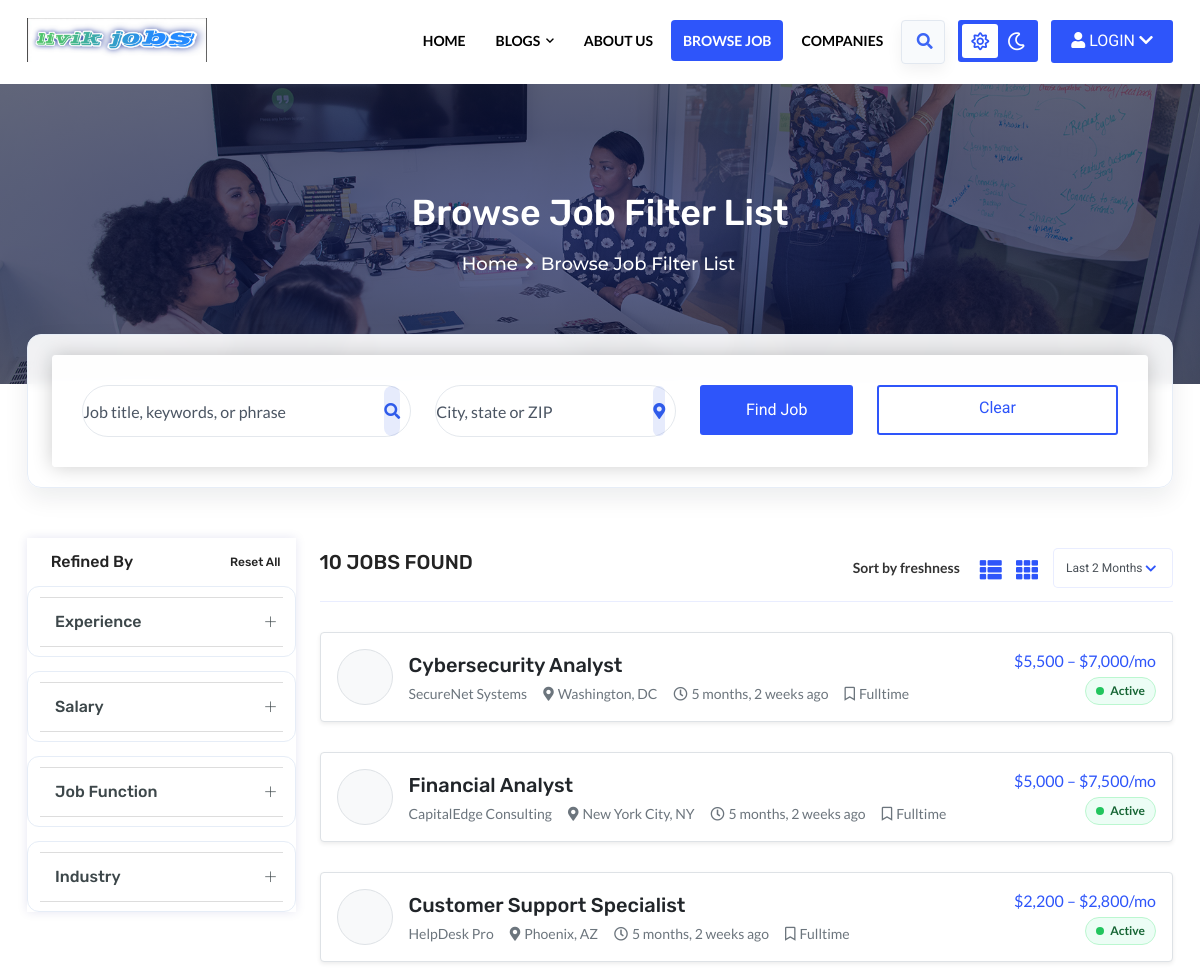
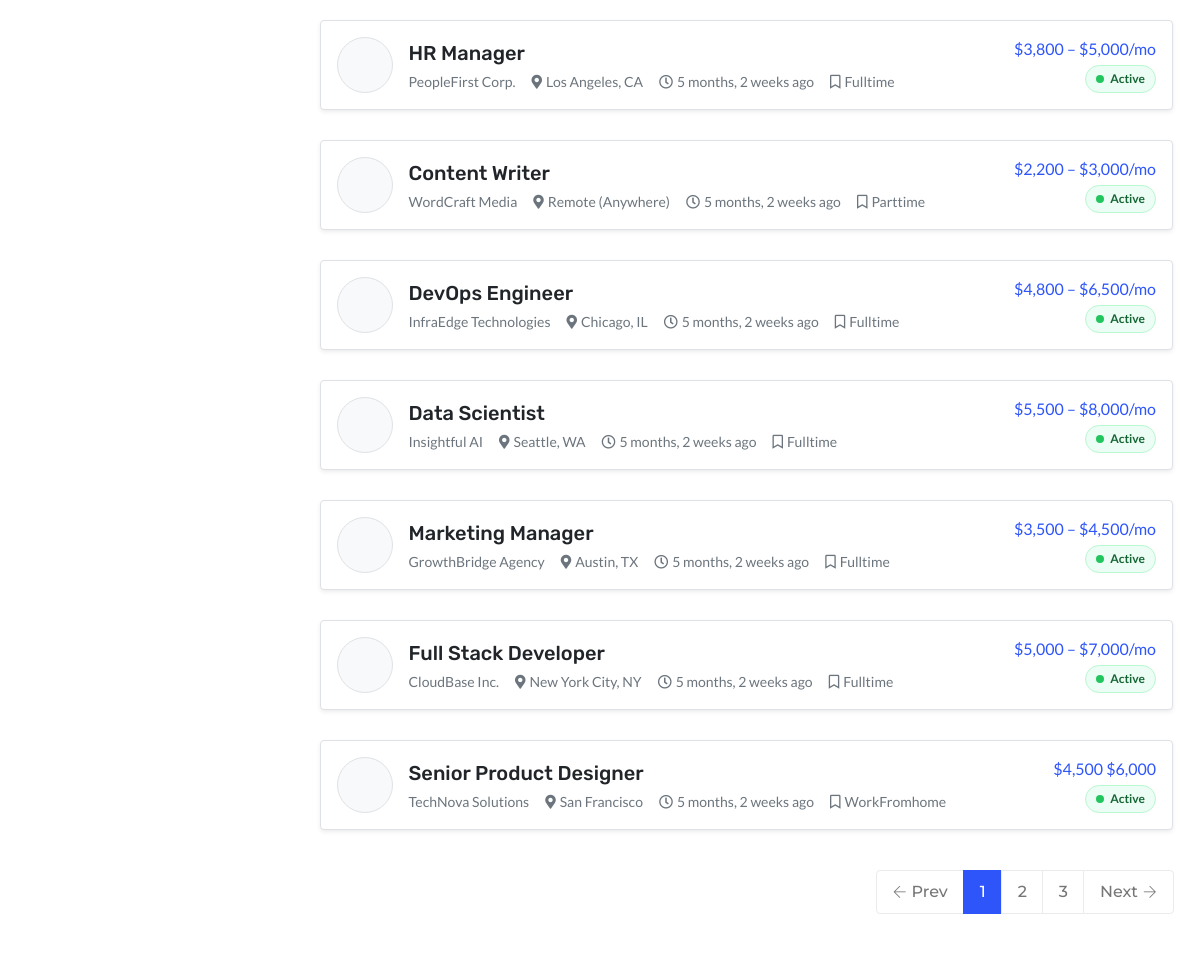
/employer/emp_browse_job_list/ (upper part), run on an earlier commit of the app's database (2 pictures, top to bottom).
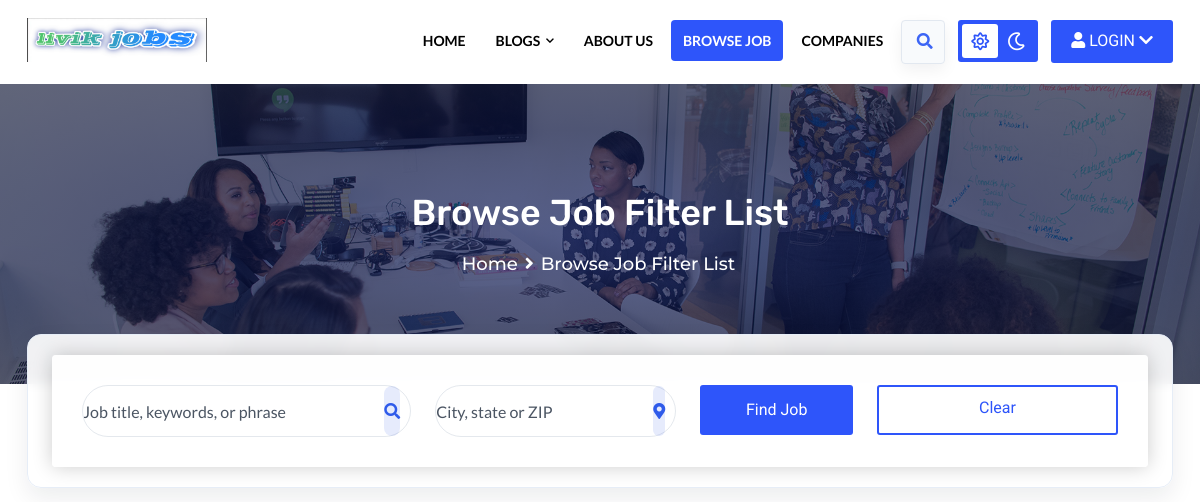
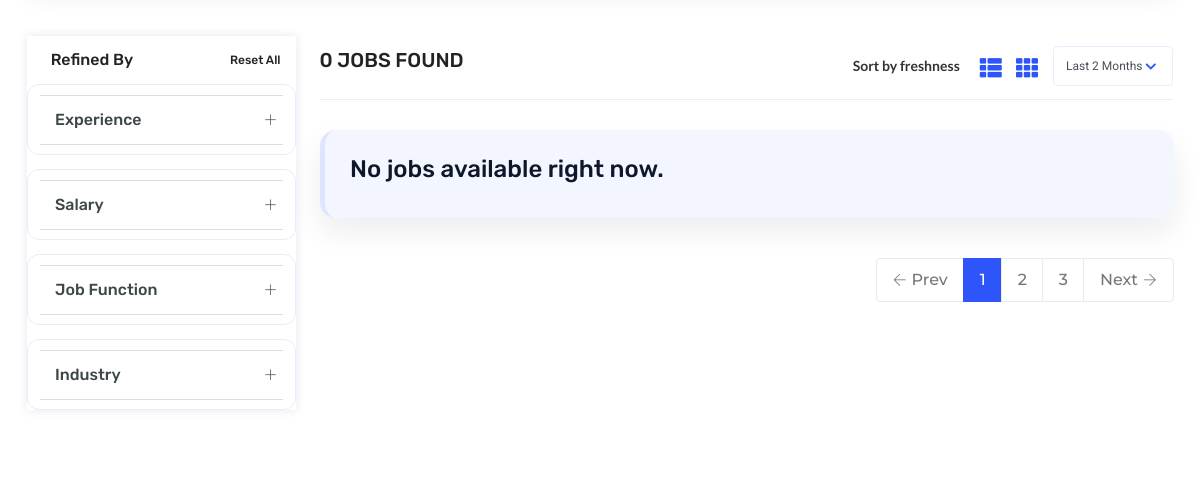
And on a later commit of the database (2 pictures, top to bottom).
### dashb2/models.py (models this page shows, shortened)
class Job(models.Model):
    user = models.ForeignKey(User, related_name='jobs', on_delete=models.CASCADE)  # better related_name
    job_title = models.CharField(max_length=300)
    description = models.TextField()  # Changed to TextField
    tags = models.CharField(max_length=40, blank=True)
    location = models.CharField(max_length=300, blank=True)
    job_type = models.CharField(choices=JOB_TYPE, max_length=20)
    salary = models.CharField(max_length=30, blank=True)
    company_name = models.CharField(max_length=300, blank=True)
    last_date = models.DateField()
    url = models.URLField(blank=True, null=True)  # ADD THIS LINE - make it optional
    is_published = models.BooleanField(default=False)
    is_closed = models.BooleanField(default=False)
    created_at = models.DateTimeField(auto_now_add=True)
    updated_at = models.DateTimeField(auto_now_add=True)
    file_upload = models.ImageField(upload_to='job_logo', null=True, blank=True)

### site2/views.py (the view)
# urls.py: path('emp_browse_job_list/', views.emp_browse_job_list),
def emp_browse_job_list(request):
    jobs = Job.objects.filter(is_published=True)
    search_query = (request.GET.get('q') or '').strip()
    search_location = (request.GET.get('location') or '').strip()
    if search_query:
        jobs = jobs.filter(
            models.Q(job_title__icontains=search_query) |
            models.Q(description__icontains=search_query) |
            models.Q(company_name__icontains=search_query)
        )
    if search_location:
        jobs = jobs.filter(location__icontains=search_location)
    jobs = jobs.order_by('-created_at')
    return render(request, 'emp_browse_job_list.html', {
        'jobs': jobs,
        'search_query': search_query,
        'search_location': search_location,
    })

### account/context_processors.py (called while the page is built)
def user_settings(request):
    if not request.user.is_authenticated:
        return {'user_settings': None}
    settings, _ = UserSettings.objects.get_or_create(user=request.user)
    return {'user_settings': settings}

### site2/templates2/emp_browse_job_list.html (shortened to what the changed rows need)
{% extends 'emp_base.html' %}
{% load static %}
{% block content %}
    <div class="page-content bg-white">
        <div class="dez-bnr-inr overlay-black-middle" style="background-image:url(images/banner/bnr1.jpg);">
            <div class="container">
                <div class="dez-bnr-inr-entry">
                    <h1 class="text-white">Browse Job Filter List</h1>
                </div>
            </div>
        </div>
        <div class="content-block">
			<div class="section-full browse-job p-b50">
				<div class="container">
					<div class="row">
						<div class="col-xl-9 col-lg-8 col-md-7">
							<div class="job-bx-title clearfix">
								<h5 class="font-weight-700 float-start text-uppercase">{{ jobs|length }} Jobs Found</h5>
								<div class="float-end">
									<span class="select-title">Sort by freshness</span>
									<div class="float-end p-tb5 p-r10">
									</div>
								</div>
							</div>
							<ul class="post-job-bx emp-job-list">
								{% for job in jobs %}
								<li>
									<div class="post-bx p-3 border rounded shadow-sm bg-white emp-job-card">
										<div class="d-flex align-items-center">
											<div class="job-post-company me-3">
												<a href="javascript:void(0);" class="d-inline-flex align-items-center justify-content-center border rounded-circle bg-light" style="width:56px;height:56px;">
												</a>
											</div>
											<div class="flex-grow-1">
												<h5 class="mb-1">
													<a href="javascript:void(0);" class="text-dark">{{ job.job_title }}</a>
												</h5>
												<div class="text-muted small d-flex flex-wrap gap-3">
													<span class="fw-semibold text-secondary">{{ job.company_name|default:"Company" }}</span>
													<span><i class="fas fa-map-marker-alt me-1"></i>{{ job.location|default:"Location not specified" }}</span>
													<span><i class="far fa-clock me-1"></i>{{ job.created_at|timesince }} ago</span>
													<span><i class="far fa-bookmark me-1"></i>{{ job.job_type }}</span>
												</div>
											</div>
											<div class="text-end">
												<div class="text-primary fw-semibold mb-1">{{ job.salary|default:"Salary not disclosed" }}</div>
												{% if job.is_closed %}
													<span class="status-pill status-closed"><span class="status-dot"></span>Deactivated</span>
												{% else %}
													<span class="status-pill status-active"><span class="status-dot"></span>Active</span>
												{% endif %}
											</div>
										</div>
									</div>
								</li>
								{% empty %}
								<li>
									<div class="post-bx cinema-3d-card" data-cinema-tilt-3d>
										<div class="job-post-info">
											<h4>No jobs available right now.</h4>
										</div>
									</div>
								</li>
								{% endfor %}
							</ul>
						</div>
					</div>
				</div>
			</div>
		</div>
    </div>
{% endblock %}

What changed in the data, as far as the page shows it:
removed Job: job_title "Cybersecurity Analyst", company_name "SecureNet Systems", location "Washington, DC", created_at "5 months, 2 weeks", job_type "Fulltime", salary "$5,500 – $7,000/mo", is_closed False (drawn)
removed Job: job_title "Financial Analyst", company_name "CapitalEdge Consulting", location "New York City, NY", created_at "5 months, 2 weeks", job_type "Fulltime", salary "$5,000 – $7,500/mo", is_closed False (drawn)
removed Job: job_title "Customer Support Specialist", company_name "HelpDesk Pro", location "Phoenix, AZ", created_at "5 months, 2 weeks", job_type "Fulltime", salary "$2,200 – $2,800/mo", is_closed False (drawn)
removed Job: job_title "HR Manager", company_name "PeopleFirst Corp.", location "Los Angeles, CA", created_at "5 months, 2 weeks", job_type "Fulltime", salary "$3,800 – $5,000/mo", is_closed False (drawn)
removed Job: job_title "Content Writer", company_name "WordCraft Media", location "Remote (Anywhere)", created_at "5 months, 2 weeks", job_type "Parttime", salary "$2,200 – $3,000/mo", is_closed False (drawn)
removed Job: job_title "DevOps Engineer", company_name "InfraEdge Technologies", location "Chicago, IL", created_at "5 months, 2 weeks", job_type "Fulltime", salary "$4,800 – $6,500/mo", is_closed False (drawn)
removed Job: job_title "Data Scientist", company_name "Insightful AI", location "Seattle, WA", created_at "5 months, 2 weeks", job_type "Fulltime", salary "$5,500 – $8,000/mo", is_closed False (drawn)
removed Job: job_title "Marketing Manager", company_name "GrowthBridge Agency", location "Austin, TX", created_at "5 months, 2 weeks", job_type "Fulltime", salary "$3,500 – $4,500/mo", is_closed False (drawn)
removed Job: job_title "Full Stack Developer", company_name "CloudBase Inc.", location "New York City, NY", created_at "5 months, 2 weeks", job_type "Fulltime", salary "$5,000 – $7,000/mo", is_closed False (drawn)
removed Job: job_title "Senior Product Designer", company_name "TechNova Solutions", location "San Francisco", created_at "5 months, 2 weeks", job_type "WorkFromhome", salary "$4,500 $6,000", is_closed False (drawn)
Also different on the page:
{{ jobs|length }}: "10" → "0"
text now shown: "No jobs available right now."
